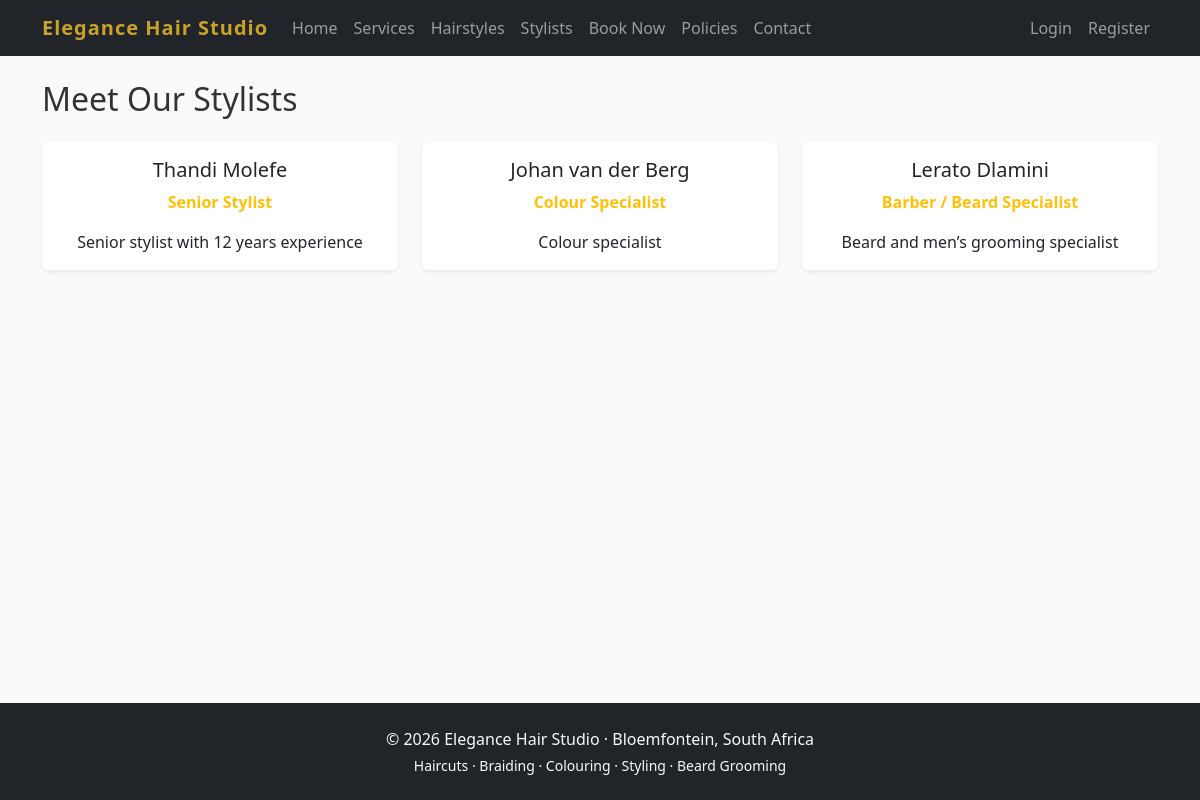
The app's page /stylists/ with its own data.
### stylists/models.py (models this page shows, shortened)
class Stylist(models.Model):
    ROLE_CHOICES = [
        ('senior', 'Senior Stylist'),
        ('colour', 'Colour Specialist'),
        ('junior', 'Junior Stylist'),
        ('barber', 'Barber / Beard Specialist'),
    ]
    name = models.CharField(max_length=100)
    role = models.CharField(max_length=20, choices=ROLE_CHOICES, default='senior')
    bio = models.TextField(blank=True)
    is_active = models.BooleanField(default=True)
    photo = models.ImageField(upload_to='stylists/', blank=True, null=True)

### stylists/views.py (the view)
# urls.py: path('', views.stylist_list, name='list'),
def stylist_list(request):
    stylists = Stylist.objects.filter(is_active=True).prefetch_related('working_hours')
    return render(request, 'stylists/list.html', {'stylists': stylists})

### templates/stylists/list.html (shortened to what this page needs)
{% extends 'base.html' %}
{% block content %}
<h2 class="mb-4">Meet Our Stylists</h2>
<div class="row g-4">
    {% for stylist in stylists %}
    <div class="col-md-4">
        <div class="card h-100 shadow-sm text-center">
            <div class="card-body">
                <h5 class="card-title">{{ stylist.name }}</h5>
                <p class="text-warning fw-bold">{{ stylist.get_role_display }}</p>
                <p class="card-text">{{ stylist.bio|default:"Professional stylist at Elegance Hair Studio." }}</p>
            </div>
        </div>
    </div>
    {% empty %}
    <p>No stylists available.</p>
    {% endfor %}
</div>
{% endblock %}

### static/css/style.css (style rules this page uses)
:root { --gold: #c9a227; --dark: #1a1a1a; --cream: #f8f1e3; }
body { font-family: 'Segoe UI', system-ui, sans-serif; background-color: #fafafa; color: #333; }
.card { border: none; transition: transform 0.2s; }

### records on screen
Stylist: name "Thandi Molefe", role "Senior Stylist", bio "Senior stylist with 12 years experience"
Stylist: name "Johan van der Berg", role "Colour Specialist", bio "Colour specialist"
Stylist: name "Lerato Dlamini", role "Barber / Beard Specialist", bio "Beard and men’s grooming specialist"
